Frame 1 (no input): blank canvas, image omitted
Frame 60 (the mouse pressed at the canvas centre just before this capture): blank canvas, image omitted
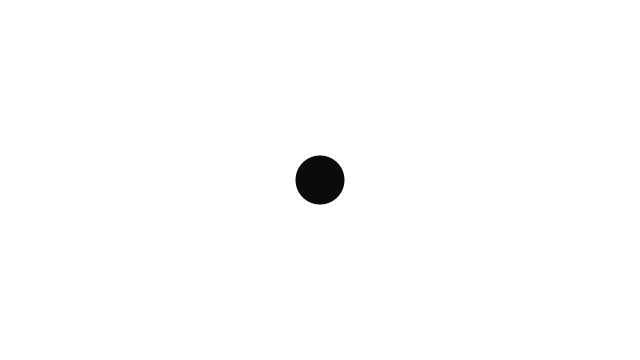
Frame 120 (the mouse held since frame 60 and released just before this capture)

The Processing sketch whose frames 1 and 60 were blank and that drew this single picture after the mouse press (run headless with seeded random() and noise(); from frame 60 on, the mouse is pressed at the canvas centre):

// Processing sketch: sketch_54_Trail_Effect_Ver_1
// ── sketch_54_Trail_Effect_Ver_1.pde
int[] x = new int[50];
int[] y = new int[50];

void setup()
{
  size(640, 360);
  frameRate(200);
  for (int i = 0; i < x.length; i++)
  {
    x[i] = 0;
    y[i] = 0;
  }
}

void draw()
{
  background(255);
  for (int i = 0; i < x.length-1; i++)
  {
    x[i] = x[i+1];
    y[i] = y[i+1];
  }
  x[x.length-1] = mouseX;
  y[y.length-1] = mouseY;

  for (int i = 0; i <x.length; i++)
  {
    noStroke();
    if (x[i] == 0 && y[i] == 0)
    {
      fill(255);
    } else {
      fill(255-i*5);
    }
    ellipse(x[i], y[i], i, i);
  }
}
